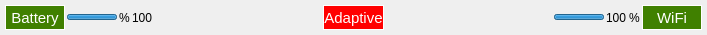
<?xml version="1.0" encoding="UTF-8"?>
<ui version="4.0">
 <class>statusBarWidget</class>
 <widget class="QFrame" name="statusBarWidget">
  <property name="geometry">
   <rect>
    <x>0</x>
    <y>0</y>
    <width>707</width>
    <height>35</height>
   </rect>
  </property>
  <property name="sizePolicy">
   <sizepolicy hsizetype="Preferred" vsizetype="Fixed">
    <horstretch>0</horstretch>
    <verstretch>0</verstretch>
   </sizepolicy>
  </property>
  <property name="minimumSize">
   <size>
    <width>0</width>
    <height>35</height>
   </size>
  </property>
  <property name="maximumSize">
   <size>
    <width>16777215</width>
    <height>35</height>
   </size>
  </property>
  <property name="windowTitle">
   <string>Frame</string>
  </property>
  <layout class="QHBoxLayout" name="statusBarLayout">
   <property name="spacing">
    <number>2</number>
   </property>
   <property name="leftMargin">
    <number>5</number>
   </property>
   <property name="topMargin">
    <number>4</number>
   </property>
   <property name="rightMargin">
    <number>5</number>
   </property>
   <property name="bottomMargin">
    <number>4</number>
   </property>
   <item>
    <widget class="QLabel" name="batteryStatus">
     <property name="sizePolicy">
      <sizepolicy hsizetype="Minimum" vsizetype="Fixed">
       <horstretch>0</horstretch>
       <verstretch>0</verstretch>
      </sizepolicy>
     </property>
     <property name="minimumSize">
      <size>
       <width>60</width>
       <height>25</height>
      </size>
     </property>
     <property name="maximumSize">
      <size>
       <width>16777215</width>
       <height>25</height>
      </size>
     </property>
     <property name="baseSize">
      <size>
       <width>30</width>
       <height>20</height>
      </size>
     </property>
     <property name="font">
      <font>
       <pointsize>11</pointsize>
      </font>
     </property>
     <property name="mouseTracking">
      <bool>true</bool>
     </property>
     <property name="styleSheet">
      <string notr="true">background-color: rgb(64, 128, 0);
color: rgb(255, 255, 255);</string>
     </property>
     <property name="frameShape">
      <enum>QFrame::Box</enum>
     </property>
     <property name="text">
      <string>Battery</string>
     </property>
     <property name="scaledContents">
      <bool>true</bool>
     </property>
     <property name="alignment">
      <set>Qt::AlignCenter</set>
     </property>
     <property name="margin">
      <number>6</number>
     </property>
    </widget>
   </item>
   <item>
    <widget class="CProgressBar" name="batteryBar">
     <property name="sizePolicy">
      <sizepolicy hsizetype="MinimumExpanding" vsizetype="Fixed">
       <horstretch>0</horstretch>
       <verstretch>0</verstretch>
      </sizepolicy>
     </property>
     <property name="maximumSize">
      <size>
       <width>50</width>
       <height>6</height>
      </size>
     </property>
     <property name="value">
      <number>100</number>
     </property>
     <property name="alignment">
      <set>Qt::AlignCenter</set>
     </property>
     <property name="textVisible">
      <bool>false</bool>
     </property>
    </widget>
   </item>
   <item>
    <widget class="QLabel" name="percent2">
     <property name="text">
      <string>%</string>
     </property>
     <property name="indent">
      <number>0</number>
     </property>
    </widget>
   </item>
   <item>
    <widget class="QLabel" name="batteryValue">
     <property name="text">
      <string>100</string>
     </property>
    </widget>
   </item>
   <item>
    <spacer name="spacer1">
     <property name="orientation">
      <enum>Qt::Horizontal</enum>
     </property>
     <property name="sizeHint" stdset="0">
      <size>
       <width>40</width>
       <height>20</height>
      </size>
     </property>
    </spacer>
   </item>
   <item>
    <widget class="QLabel" name="adaptiveStatus">
     <property name="sizePolicy">
      <sizepolicy hsizetype="Minimum" vsizetype="Fixed">
       <horstretch>0</horstretch>
       <verstretch>0</verstretch>
      </sizepolicy>
     </property>
     <property name="minimumSize">
      <size>
       <width>60</width>
       <height>25</height>
      </size>
     </property>
     <property name="maximumSize">
      <size>
       <width>16777215</width>
       <height>25</height>
      </size>
     </property>
     <property name="font">
      <font>
       <pointsize>11</pointsize>
      </font>
     </property>
     <property name="mouseTracking">
      <bool>true</bool>
     </property>
     <property name="styleSheet">
      <string notr="true">background-color: rgb(255, 0, 0);
color: rgb(255, 255, 255);</string>
     </property>
     <property name="frameShape">
      <enum>QFrame::Box</enum>
     </property>
     <property name="text">
      <string>Adaptive</string>
     </property>
     <property name="scaledContents">
      <bool>true</bool>
     </property>
     <property name="alignment">
      <set>Qt::AlignCenter</set>
     </property>
     <property name="margin">
      <number>6</number>
     </property>
    </widget>
   </item>
   <item>
    <spacer name="spacer2">
     <property name="orientation">
      <enum>Qt::Horizontal</enum>
     </property>
     <property name="sizeHint" stdset="0">
      <size>
       <width>40</width>
       <height>20</height>
      </size>
     </property>
    </spacer>
   </item>
   <item>
    <widget class="CProgressBar" name="wifiBar">
     <property name="sizePolicy">
      <sizepolicy hsizetype="MinimumExpanding" vsizetype="Fixed">
       <horstretch>0</horstretch>
       <verstretch>0</verstretch>
      </sizepolicy>
     </property>
     <property name="maximumSize">
      <size>
       <width>50</width>
       <height>6</height>
      </size>
     </property>
     <property name="value">
      <number>100</number>
     </property>
     <property name="alignment">
      <set>Qt::AlignCenter</set>
     </property>
     <property name="textVisible">
      <bool>false</bool>
     </property>
    </widget>
   </item>
   <item>
    <widget class="QLabel" name="wifiValue">
     <property name="text">
      <string>100</string>
     </property>
    </widget>
   </item>
   <item>
    <widget class="QLabel" name="percent1">
     <property name="text">
      <string>%</string>
     </property>
    </widget>
   </item>
   <item>
    <widget class="QLabel" name="wifiStatus">
     <property name="sizePolicy">
      <sizepolicy hsizetype="Minimum" vsizetype="Fixed">
       <horstretch>0</horstretch>
       <verstretch>0</verstretch>
      </sizepolicy>
     </property>
     <property name="minimumSize">
      <size>
       <width>60</width>
       <height>25</height>
      </size>
     </property>
     <property name="maximumSize">
      <size>
       <width>16777215</width>
       <height>25</height>
      </size>
     </property>
     <property name="font">
      <font>
       <pointsize>11</pointsize>
      </font>
     </property>
     <property name="mouseTracking">
      <bool>true</bool>
     </property>
     <property name="styleSheet">
      <string notr="true">background-color: rgb(64, 128, 0);
color: rgb(255, 255, 255);</string>
     </property>
     <property name="frameShape">
      <enum>QFrame::Box</enum>
     </property>
     <property name="text">
      <string>WiFi</string>
     </property>
     <property name="scaledContents">
      <bool>true</bool>
     </property>
     <property name="alignment">
      <set>Qt::AlignCenter</set>
     </property>
     <property name="margin">
      <number>6</number>
     </property>
    </widget>
   </item>
  </layout>
 </widget>
 <customwidgets>
  <customwidget>
   <class>CProgressBar</class>
   <extends>QProgressBar</extends>
   <header>ColorProgressBar</header>
  </customwidget>
 </customwidgets>
 <resources/>
 <connections>
  <connection>
   <sender>batteryBar</sender>
   <signal>valueChanged(int)</signal>
   <receiver>batteryValue</receiver>
   <slot>setNum(int)</slot>
   <hints>
    <hint type="sourcelabel">
     <x>116</x>
     <y>27</y>
    </hint>
    <hint type="destinationlabel">
     <x>154</x>
     <y>29</y>
    </hint>
   </hints>
  </connection>
  <connection>
   <sender>wifiBar</sender>
   <signal>valueChanged(int)</signal>
   <receiver>wifiValue</receiver>
   <slot>setNum(int)</slot>
   <hints>
    <hint type="sourcelabel">
     <x>589</x>
     <y>22</y>
    </hint>
    <hint type="destinationlabel">
     <x>611</x>
     <y>17</y>
    </hint>
   </hints>
  </connection>
 </connections>
</ui>
